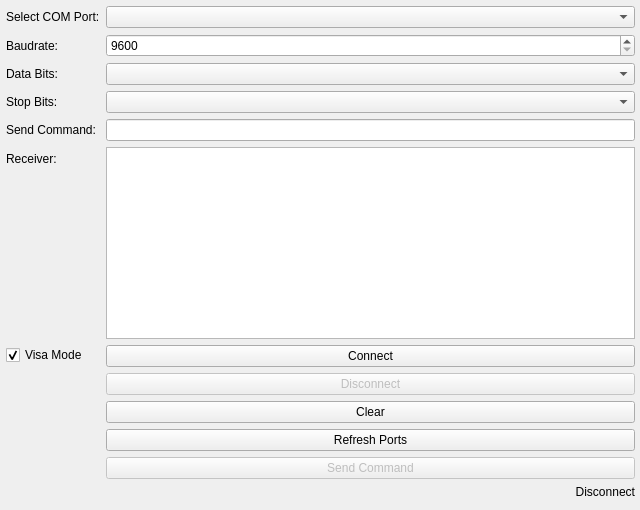
<?xml version="1.0" encoding="UTF-8"?>
<ui version="4.0">
 <class>MainWindow</class>
 <widget class="QMainWindow" name="MainWindow">
  <property name="geometry">
   <rect>
    <x>0</x>
    <y>0</y>
    <width>640</width>
    <height>510</height>
   </rect>
  </property>
  <property name="sizePolicy">
   <sizepolicy hsizetype="Expanding" vsizetype="Expanding">
    <horstretch>0</horstretch>
    <verstretch>0</verstretch>
   </sizepolicy>
  </property>
  <property name="windowTitle">
   <string>Serial Port Tool</string>
  </property>
  <widget class="QWidget" name="centralwidget">
   <property name="sizePolicy">
    <sizepolicy hsizetype="Expanding" vsizetype="Expanding">
     <horstretch>1</horstretch>
     <verstretch>1</verstretch>
    </sizepolicy>
   </property>
   <property name="maximumSize">
    <size>
     <width>666</width>
     <height>545</height>
    </size>
   </property>
   <property name="layoutDirection">
    <enum>Qt::LayoutDirection::LeftToRight</enum>
   </property>
   <property name="autoFillBackground">
    <bool>false</bool>
   </property>
   <widget class="QWidget" name="verticalLayoutWidget">
    <property name="geometry">
     <rect>
      <x>0</x>
      <y>0</y>
      <width>641</width>
      <height>518</height>
     </rect>
    </property>
    <layout class="QVBoxLayout" name="verticalLayout" stretch="0">
     <property name="sizeConstraint">
      <enum>QLayout::SizeConstraint::SetDefaultConstraint</enum>
     </property>
     <property name="leftMargin">
      <number>1</number>
     </property>
     <property name="topMargin">
      <number>1</number>
     </property>
     <property name="rightMargin">
      <number>1</number>
     </property>
     <property name="bottomMargin">
      <number>1</number>
     </property>
     <item>
      <layout class="QFormLayout" name="formLayout">
       <property name="fieldGrowthPolicy">
        <enum>QFormLayout::FieldGrowthPolicy::ExpandingFieldsGrow</enum>
       </property>
       <property name="rowWrapPolicy">
        <enum>QFormLayout::RowWrapPolicy::WrapLongRows</enum>
       </property>
       <property name="leftMargin">
        <number>5</number>
       </property>
       <property name="topMargin">
        <number>5</number>
       </property>
       <property name="rightMargin">
        <number>5</number>
       </property>
       <property name="bottomMargin">
        <number>5</number>
       </property>
       <item row="0" column="0">
        <widget class="QLabel" name="com_label">
         <property name="sizePolicy">
          <sizepolicy hsizetype="Expanding" vsizetype="Expanding">
           <horstretch>0</horstretch>
           <verstretch>0</verstretch>
          </sizepolicy>
         </property>
         <property name="text">
          <string>Select COM Port:</string>
         </property>
        </widget>
       </item>
       <item row="0" column="1">
        <widget class="QComboBox" name="com_combo">
         <property name="sizePolicy">
          <sizepolicy hsizetype="Expanding" vsizetype="Fixed">
           <horstretch>1</horstretch>
           <verstretch>1</verstretch>
          </sizepolicy>
         </property>
        </widget>
       </item>
       <item row="1" column="0">
        <widget class="QLabel" name="baudrate_label">
         <property name="sizePolicy">
          <sizepolicy hsizetype="Expanding" vsizetype="Expanding">
           <horstretch>0</horstretch>
           <verstretch>0</verstretch>
          </sizepolicy>
         </property>
         <property name="text">
          <string>Baudrate:</string>
         </property>
        </widget>
       </item>
       <item row="1" column="1">
        <widget class="QSpinBox" name="baudrate_spinbox">
         <property name="sizePolicy">
          <sizepolicy hsizetype="Expanding" vsizetype="Fixed">
           <horstretch>0</horstretch>
           <verstretch>0</verstretch>
          </sizepolicy>
         </property>
         <property name="minimum">
          <number>9600</number>
         </property>
         <property name="maximum">
          <number>115200</number>
         </property>
        </widget>
       </item>
       <item row="2" column="0">
        <widget class="QLabel" name="data_bits_label">
         <property name="sizePolicy">
          <sizepolicy hsizetype="Expanding" vsizetype="Expanding">
           <horstretch>0</horstretch>
           <verstretch>0</verstretch>
          </sizepolicy>
         </property>
         <property name="text">
          <string>Data Bits:</string>
         </property>
        </widget>
       </item>
       <item row="2" column="1">
        <widget class="QComboBox" name="data_bits_combo">
         <property name="sizePolicy">
          <sizepolicy hsizetype="Expanding" vsizetype="Fixed">
           <horstretch>0</horstretch>
           <verstretch>0</verstretch>
          </sizepolicy>
         </property>
        </widget>
       </item>
       <item row="3" column="0">
        <widget class="QLabel" name="stop_bits_label">
         <property name="sizePolicy">
          <sizepolicy hsizetype="Expanding" vsizetype="Expanding">
           <horstretch>0</horstretch>
           <verstretch>0</verstretch>
          </sizepolicy>
         </property>
         <property name="text">
          <string>Stop Bits:</string>
         </property>
        </widget>
       </item>
       <item row="3" column="1">
        <widget class="QComboBox" name="stop_bits_combo">
         <property name="sizePolicy">
          <sizepolicy hsizetype="Expanding" vsizetype="Fixed">
           <horstretch>0</horstretch>
           <verstretch>0</verstretch>
          </sizepolicy>
         </property>
        </widget>
       </item>
       <item row="4" column="0">
        <widget class="QLabel" name="command_label">
         <property name="sizePolicy">
          <sizepolicy hsizetype="Expanding" vsizetype="Expanding">
           <horstretch>0</horstretch>
           <verstretch>0</verstretch>
          </sizepolicy>
         </property>
         <property name="text">
          <string>Send Command:</string>
         </property>
        </widget>
       </item>
       <item row="4" column="1">
        <widget class="QLineEdit" name="command_edit"/>
       </item>
       <item row="5" column="0">
        <widget class="QLabel" name="receiver_label">
         <property name="text">
          <string>Receiver:</string>
         </property>
        </widget>
       </item>
       <item row="5" column="1">
        <widget class="QTextEdit" name="receiver_text"/>
       </item>
       <item row="6" column="1">
        <widget class="QPushButton" name="connect_button">
         <property name="sizePolicy">
          <sizepolicy hsizetype="Expanding" vsizetype="Fixed">
           <horstretch>0</horstretch>
           <verstretch>0</verstretch>
          </sizepolicy>
         </property>
         <property name="text">
          <string>Connect</string>
         </property>
        </widget>
       </item>
       <item row="7" column="1">
        <widget class="QPushButton" name="disconnect_button">
         <property name="enabled">
          <bool>false</bool>
         </property>
         <property name="sizePolicy">
          <sizepolicy hsizetype="Expanding" vsizetype="Fixed">
           <horstretch>0</horstretch>
           <verstretch>0</verstretch>
          </sizepolicy>
         </property>
         <property name="text">
          <string>Disconnect</string>
         </property>
        </widget>
       </item>
       <item row="9" column="1">
        <widget class="QPushButton" name="refresh_button">
         <property name="sizePolicy">
          <sizepolicy hsizetype="Expanding" vsizetype="Fixed">
           <horstretch>0</horstretch>
           <verstretch>0</verstretch>
          </sizepolicy>
         </property>
         <property name="text">
          <string>Refresh Ports</string>
         </property>
        </widget>
       </item>
       <item row="10" column="1">
        <widget class="QPushButton" name="send_button">
         <property name="enabled">
          <bool>false</bool>
         </property>
         <property name="sizePolicy">
          <sizepolicy hsizetype="Expanding" vsizetype="Fixed">
           <horstretch>0</horstretch>
           <verstretch>0</verstretch>
          </sizepolicy>
         </property>
         <property name="text">
          <string>Send Command</string>
         </property>
         <property name="shortcut">
          <string>Return</string>
         </property>
        </widget>
       </item>
       <item row="11" column="1">
        <widget class="QLabel" name="status_label">
         <property name="sizePolicy">
          <sizepolicy hsizetype="Expanding" vsizetype="Expanding">
           <horstretch>0</horstretch>
           <verstretch>0</verstretch>
          </sizepolicy>
         </property>
         <property name="text">
          <string>Disconnect</string>
         </property>
         <property name="alignment">
          <set>Qt::AlignmentFlag::AlignRight|Qt::AlignmentFlag::AlignTop|Qt::AlignmentFlag::AlignTrailing</set>
         </property>
        </widget>
       </item>
       <item row="8" column="1">
        <widget class="QPushButton" name="clear_button">
         <property name="sizePolicy">
          <sizepolicy hsizetype="Expanding" vsizetype="Fixed">
           <horstretch>0</horstretch>
           <verstretch>0</verstretch>
          </sizepolicy>
         </property>
         <property name="text">
          <string>Clear</string>
         </property>
        </widget>
       </item>
       <item row="6" column="0">
        <widget class="QCheckBox" name="check_visa">
         <property name="text">
          <string>Visa Mode</string>
         </property>
         <property name="checked">
          <bool>true</bool>
         </property>
        </widget>
       </item>
      </layout>
     </item>
    </layout>
   </widget>
  </widget>
 </widget>
 <resources/>
 <connections/>
</ui>
